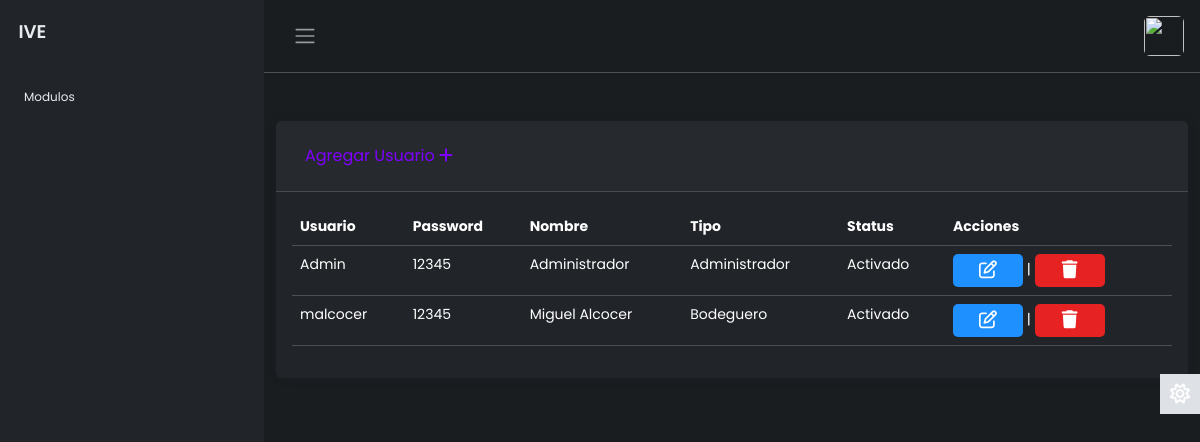
Page /modulos/usuarios/index.php (signed in) on the committed database.
### tables this page shows
CREATE TABLE `usuarios` (
  `idusuario` int(11) NOT NULL,
  `usuario` varchar(30) NOT NULL,
  `password` varchar(30) NOT NULL,
  `nombre` varchar(100) NOT NULL,
  `lactivo` int(11) NOT NULL,
  `idPerfil` int(11) DEFAULT NULL
);

CREATE TABLE `perfiles` (
  `idPerfil` int(11) NOT NULL,
  `Permisos` varchar(255) DEFAULT NULL,
  `lActivo` int(11) DEFAULT NULL,
  `NombrePerfil` varchar(50) DEFAULT NULL
);

### modulos/usuarios/MostrarUsuarios.php (the view, shortened to what this page needs)
<?php
$sql = "SELECT
U.idusuario,
U.usuario,
U.password,
U.nombre,
U.idPerfil,
U.lactivo,
P.NombrePerfil
FROM
usuarios U
INNER JOIN
perfiles P ON U.idPerfil = P.idPerfil
WHERE
U.lactivo = 1";
$result = $link->query($sql);
$Resultado = "";
if ($result->num_rows > 0) {
    while ($row = $result->fetch_assoc()) { ?>
        <tr class="">
            <td scope="row"><?php echo $row['usuario'] ?></td>
            <td scope="row"><?php echo $row['password'] ?></td>
            <td><?php echo $row['nombre'] ?></td>
            <td><?php echo $row['NombrePerfil']?></td>
            <td><?php echo ($row['lactivo'] == 1) ? 'Activado' : 'Desactivado'; ?></td>
            <td>
              <a name="btneditar" id="btneditar" class="btn edit" href="EditarUsuario.php?txtID=<?php echo $row['idusuario']; ?>" role="button"><i class="fa-regular fa-pen-to-square"></i></a>
              <span>|</span>
              <a class="btn delete" href="javascript:void(0);" onclick="borrar(<?php echo $row['idusuario']; ?>, '<?php echo $row['nombre']; ?>')" role="button"><i class="fa-solid fa-trash"></i></a>
            </td>
        </tr>
<?php
    }
} else {
    $Resultado .= "<tr><td colspan='3'>No se encontraron registros.</td></tr>";
} ?>

### layout/style.css (style rules this page uses)
body { font-family: 'Poppins', sans-serif; font-size: 0.875rem; opacity: 1; overflow-y: scroll; margin: 0; }
a { cursor: pointer; text-decoration: none; font-family: 'Poppins', sans-serif; }

### layout/buttons.css (style rules this page uses)
.btn.delete { font-family: "Robot", sans-serif; font-size: 18px; font-weight: bold; background-color:#e62222; width: 70px; padding: 2px; text-align: center; text-decoration: none; text-transform: uppercase; color: #fff; border-radius: 5px; cursor: pointer; box-shadow: 0 0 10px rgba(0,0,0 0.1); -webkit-transition-duration: 0.3s; transition-duration: 0.3s; -webkit-transition-property: box-shadows, transform; transition-property: box-shadow, transform; }
.btn.edit { font-family: "Robot", sans-serif; font-size: 18px; font-weight: bold; background:#1E90FF; width: 70px; padding: 2px; text-align: center; text-decoration: none; text-transform: uppercase; color: #fff; border-radius: 5px; cursor: pointer; box-shadow: 0 0 10px rgba(0,0,0 0.1); -webkit-transition-duration: 0.3s; transition-duration: 0.3s; -webkit-transition-property: box-shadows, transform; transition-property: box-shadow, transform; }

### rows in the picture
usuarios: usuario "Admin", password "12345", nombre "Administrador", idPerfil.NombrePerfil "Administrador", lactivo "Activado"
usuarios: usuario "malcocer", password "12345", nombre "Miguel Alcocer", idPerfil.NombrePerfil "Bodeguero", lactivo "Activado"
